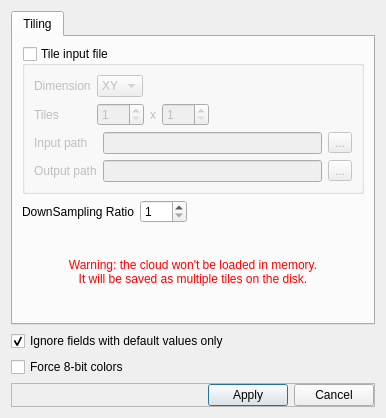
<?xml version="1.0" encoding="UTF-8"?>
<ui version="4.0">
 <class>dpxDataPretreatDlg</class>
 <widget class="QDialog" name="dpxDataPretreatDlg">
  <property name="geometry">
   <rect>
    <x>0</x>
    <y>0</y>
    <width>386</width>
    <height>418</height>
   </rect>
  </property>
  <property name="windowTitle">
   <string>Open LAS File</string>
  </property>
  <layout class="QGridLayout" name="gridLayout_5">
   <item row="0" column="0">
    <widget class="QTabWidget" name="tabWidget">
     <property name="currentIndex">
      <number>0</number>
     </property>
     <widget class="QWidget" name="tilingTab">
      <attribute name="title">
       <string>Tiling</string>
      </attribute>
      <layout class="QGridLayout" name="gridLayout_4">
       <item row="0" column="0" colspan="3">
        <widget class="QGroupBox" name="tileGroupBox">
         <property name="title">
          <string>Tile input file</string>
         </property>
         <property name="checkable">
          <bool>true</bool>
         </property>
         <property name="checked">
          <bool>false</bool>
         </property>
         <layout class="QGridLayout" name="gridLayout_3">
          <item row="0" column="0">
           <layout class="QGridLayout" name="gridLayout_2">
            <item row="0" column="0">
             <widget class="QLabel" name="label_4">
              <property name="text">
               <string>Dimension</string>
              </property>
             </widget>
            </item>
            <item row="0" column="1">
             <widget class="QComboBox" name="tileDimComboBox">
              <property name="sizePolicy">
               <sizepolicy hsizetype="Maximum" vsizetype="Fixed">
                <horstretch>0</horstretch>
                <verstretch>0</verstretch>
               </sizepolicy>
              </property>
              <item>
               <property name="text">
                <string>XY</string>
               </property>
              </item>
              <item>
               <property name="text">
                <string>XZ</string>
               </property>
              </item>
              <item>
               <property name="text">
                <string>YZ</string>
               </property>
              </item>
             </widget>
            </item>
            <item row="1" column="0">
             <widget class="QLabel" name="label_5">
              <property name="text">
               <string>Tiles</string>
              </property>
             </widget>
            </item>
            <item row="1" column="1">
             <widget class="QSpinBox" name="wTileSpinBox">
              <property name="sizePolicy">
               <sizepolicy hsizetype="Maximum" vsizetype="Fixed">
                <horstretch>0</horstretch>
                <verstretch>0</verstretch>
               </sizepolicy>
              </property>
              <property name="minimum">
               <number>1</number>
              </property>
              <property name="maximum">
               <number>100</number>
              </property>
              <property name="value">
               <number>1</number>
              </property>
             </widget>
            </item>
            <item row="1" column="2">
             <widget class="QLabel" name="label_6">
              <property name="sizePolicy">
               <sizepolicy hsizetype="Maximum" vsizetype="Preferred">
                <horstretch>0</horstretch>
                <verstretch>0</verstretch>
               </sizepolicy>
              </property>
              <property name="text">
               <string>x</string>
              </property>
             </widget>
            </item>
            <item row="1" column="3">
             <widget class="QSpinBox" name="hTileSpinBox">
              <property name="sizePolicy">
               <sizepolicy hsizetype="Maximum" vsizetype="Fixed">
                <horstretch>0</horstretch>
                <verstretch>0</verstretch>
               </sizepolicy>
              </property>
              <property name="minimum">
               <number>1</number>
              </property>
              <property name="maximum">
               <number>100</number>
              </property>
              <property name="value">
               <number>1</number>
              </property>
             </widget>
            </item>
            <item row="1" column="4">
             <spacer name="horizontalSpacer_2">
              <property name="orientation">
               <enum>Qt::Horizontal</enum>
              </property>
              <property name="sizeHint" stdset="0">
               <size>
                <width>40</width>
                <height>20</height>
               </size>
              </property>
             </spacer>
            </item>
           </layout>
          </item>
          <item row="1" column="0">
           <layout class="QGridLayout" name="gridLayout">
            <item row="0" column="0">
             <widget class="QLabel" name="label_2">
              <property name="text">
               <string>Input path</string>
              </property>
             </widget>
            </item>
            <item row="0" column="1">
             <widget class="QLineEdit" name="inputPathLineEdit"/>
            </item>
            <item row="0" column="2">
             <widget class="QToolButton" name="browseToolButton_input">
              <property name="text">
               <string>...</string>
              </property>
             </widget>
            </item>
            <item row="1" column="0">
             <widget class="QLabel" name="label">
              <property name="text">
               <string>Output path</string>
              </property>
             </widget>
            </item>
            <item row="1" column="1">
             <widget class="QLineEdit" name="outputPathLineEdit"/>
            </item>
            <item row="1" column="2">
             <widget class="QToolButton" name="browseToolButton">
              <property name="text">
               <string>...</string>
              </property>
             </widget>
            </item>
           </layout>
          </item>
         </layout>
        </widget>
       </item>
       <item row="1" column="0">
        <widget class="QLabel" name="label_3">
         <property name="sizePolicy">
          <sizepolicy hsizetype="Fixed" vsizetype="Preferred">
           <horstretch>0</horstretch>
           <verstretch>0</verstretch>
          </sizepolicy>
         </property>
         <property name="text">
          <string>DownSampling Ratio</string>
         </property>
        </widget>
       </item>
       <item row="1" column="1">
        <widget class="QSpinBox" name="DownSamplingRatio">
         <property name="sizePolicy">
          <sizepolicy hsizetype="Preferred" vsizetype="Fixed">
           <horstretch>0</horstretch>
           <verstretch>0</verstretch>
          </sizepolicy>
         </property>
         <property name="minimum">
          <number>1</number>
         </property>
         <property name="maximum">
          <number>100</number>
         </property>
         <property name="value">
          <number>1</number>
         </property>
        </widget>
       </item>
       <item row="1" column="2">
        <spacer name="horizontalSpacer">
         <property name="orientation">
          <enum>Qt::Horizontal</enum>
         </property>
         <property name="sizeHint" stdset="0">
          <size>
           <width>132</width>
           <height>20</height>
          </size>
         </property>
        </spacer>
       </item>
       <item row="2" column="0" colspan="3">
        <widget class="QLabel" name="label_7">
         <property name="styleSheet">
          <string notr="true">color: red;</string>
         </property>
         <property name="text">
          <string>Warning: the cloud won't be loaded in memory.
It will be saved as multiple tiles on the disk.</string>
         </property>
         <property name="alignment">
          <set>Qt::AlignCenter</set>
         </property>
        </widget>
       </item>
      </layout>
     </widget>
    </widget>
   </item>
   <item row="1" column="0">
    <widget class="QCheckBox" name="ignoreDefaultFieldsCheckBox">
     <property name="text">
      <string>Ignore fields with default values only</string>
     </property>
     <property name="checked">
      <bool>true</bool>
     </property>
    </widget>
   </item>
   <item row="2" column="0">
    <widget class="QCheckBox" name="force8bitRgbCheckBox">
     <property name="toolTip">
      <string>Force reading colors as 8-bit values (even if the standard is 16-bit)</string>
     </property>
     <property name="text">
      <string>Force 8-bit colors</string>
     </property>
    </widget>
   </item>
   <item row="3" column="0">
    <widget class="QFrame" name="buttonFrame">
     <property name="frameShape">
      <enum>QFrame::StyledPanel</enum>
     </property>
     <property name="frameShadow">
      <enum>QFrame::Raised</enum>
     </property>
     <layout class="QHBoxLayout" name="horizontalLayout_5">
      <property name="leftMargin">
       <number>0</number>
      </property>
      <property name="topMargin">
       <number>0</number>
      </property>
      <property name="rightMargin">
       <number>0</number>
      </property>
      <property name="bottomMargin">
       <number>0</number>
      </property>
      <item>
       <spacer name="horizontalSpacer_5">
        <property name="orientation">
         <enum>Qt::Horizontal</enum>
        </property>
        <property name="sizeHint" stdset="0">
         <size>
          <width>434</width>
          <height>20</height>
         </size>
        </property>
       </spacer>
      </item>
      <item>
       <widget class="QPushButton" name="applyButton">
        <property name="text">
         <string>Apply</string>
        </property>
       </widget>
      </item>
      <item>
       <widget class="QPushButton" name="cancelButton">
        <property name="text">
         <string>Cancel</string>
        </property>
       </widget>
      </item>
     </layout>
    </widget>
   </item>
  </layout>
 </widget>
 <resources/>
 <connections>
  <connection>
   <sender>cancelButton</sender>
   <signal>clicked()</signal>
   <receiver>dpxDataPretreatDlg</receiver>
   <slot>reject()</slot>
   <hints>
    <hint type="sourcelabel">
     <x>252</x>
     <y>491</y>
    </hint>
    <hint type="destinationlabel">
     <x>286</x>
     <y>274</y>
    </hint>
   </hints>
  </connection>
  <connection>
   <sender>applyButton</sender>
   <signal>clicked()</signal>
   <receiver>dpxDataPretreatDlg</receiver>
   <slot>accept()</slot>
   <hints>
    <hint type="sourcelabel">
     <x>90</x>
     <y>491</y>
    </hint>
    <hint type="destinationlabel">
     <x>120</x>
     <y>228</y>
    </hint>
   </hints>
  </connection>
 </connections>
</ui>
